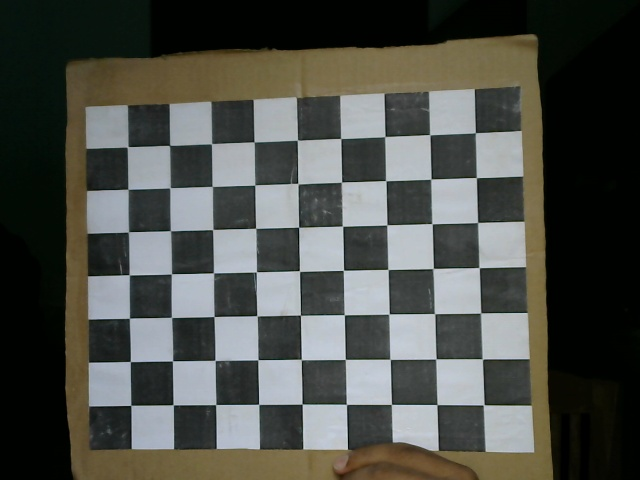
#> input picture images-static_camera/image0.jpg, 640 x 480 px; its folder holds only this picture in this run
$ python undistortImage.py
#> lines starting #> are read from the running program, lines starting #| are printed output that depends on the picture
"""
Created on Mon Feb 21 10:08:05 2022

@author: Bimalka Piyaruwan
@script: undistortImage.py
@description: This script undistorts the image using the calibration parameters.
@sources:
    https://github.com/smidm/video2calibration/blob/master/undistort.py

"""
# Importing the required libraries
import cv2 as cv
import numpy as np
import glob
import  yaml


# calibration = {   'ret': ret,
#                   'mtx': mtx.tolist(),
#                   'dist': dist.tolist(),

with open('./LogitechC310_static_checkerboard.yaml', 'r') as stream:
    try:
        calib_params = yaml.safe_load(stream)
    except yaml.YAMLError as exc:
        print(exc)

# path to distorted images
images = glob.glob('./images-static_camera/*.jpg')
# images = glob.glob('./images-static_checkerboard/*.jpg')
ImageCount = 0

for fname in images:
    # read the image
    img = cv.imread(fname)
#> img is the input picture: shape (480, 640, 3); mean B, G, R 73.2, 78.8, 76.8
    h,  w = img.shape[:2]
#> h = 480; w = 640

    # extract camera matrix and distortion coefficients from yaaml file
    mtx = np.array(calib_params['mtx']).reshape(3,3)
    dist = np.array(calib_params['dist']).reshape(1,5)

    # get the new camera matrix
    newcameramtx, roi = cv.getOptimalNewCameraMatrix(mtx, dist, (w,h), 1, (w,h))
#> roi = (5, 5, 630, 469)

    # undistort the image
    dst = cv.undistort(img, mtx, dist, None, newcameramtx)
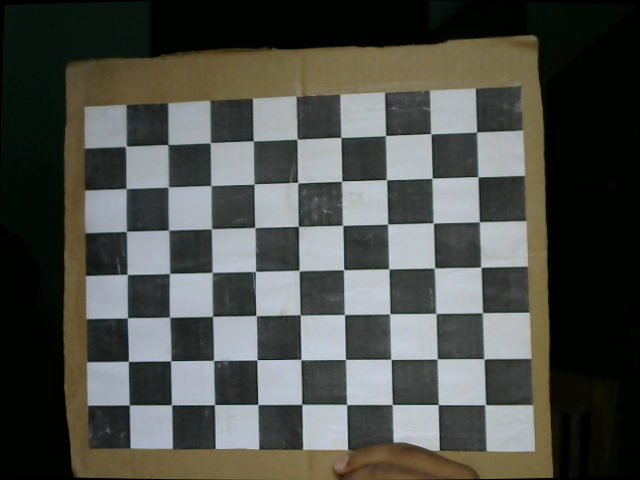
#> dst: shape (480, 640, 3); mean B, G, R 73.7, 79.2, 77.2

    # crop the image depending on the region of interest
    x, y, w, h = roi
#> x = 5; y = 5; w = 630; h = 469
    dst = dst[y:y+h, x:x+w]
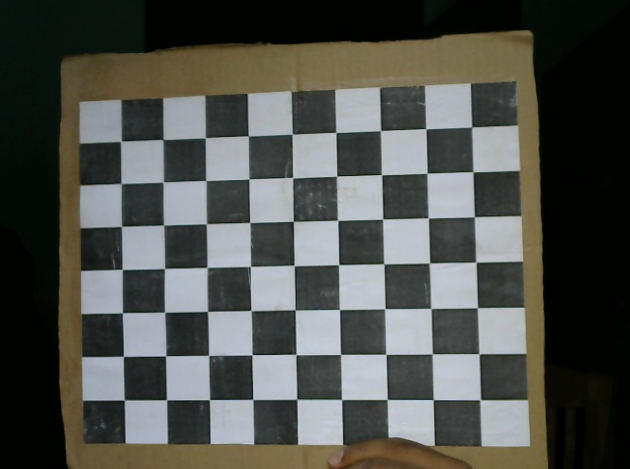
#> dst: shape (469, 630, 3); mean B, G, R 76.1, 81.4, 79.3

    # save the image
    cv.imwrite('./undistorted_images/' + 'image'+ str(ImageCount) +'.jpg', dst)

    # show the image
    cv.imshow('Undistorted Image' + str(ImageCount), dst)
    cv.waitKey(0)
    ImageCount += 1

# close all windows
cv.destroyAllWindows()

$ run again, on images-static_camera/image12.jpg
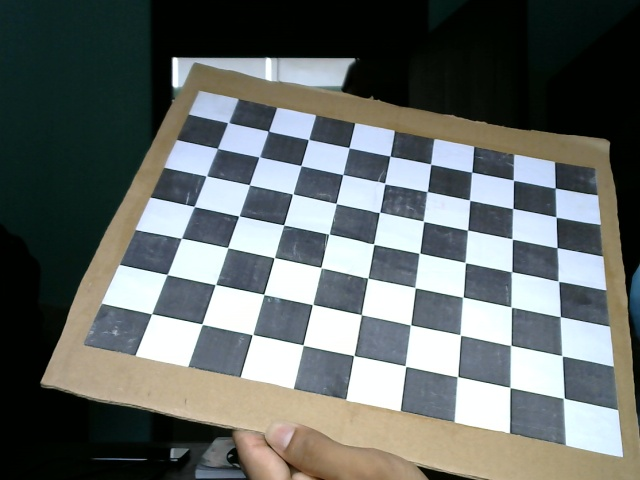
#> input picture images-static_camera/image12.jpg, 640 x 480 px
#> img is the input picture: shape (480, 640, 3); mean B, G, R 105.2, 107.5, 101.8
#> `dst = cv.undistort(img, mtx, dist, None, newcameramtx)`:
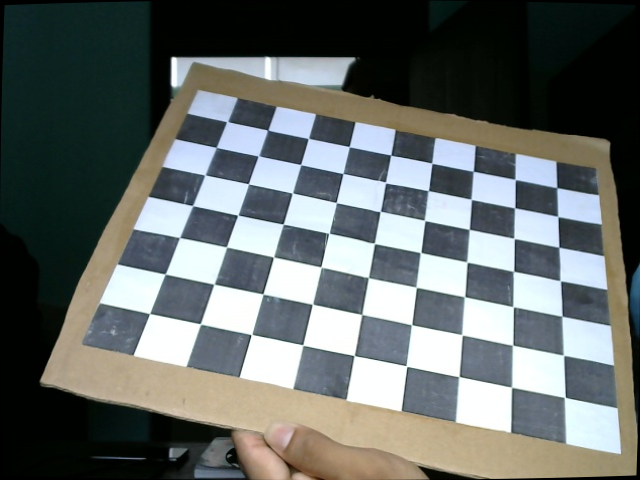
#> dst: shape (480, 640, 3); mean B, G, R 105.5, 107.6, 102
#> `dst = dst[y:y+h, x:x+w]`:
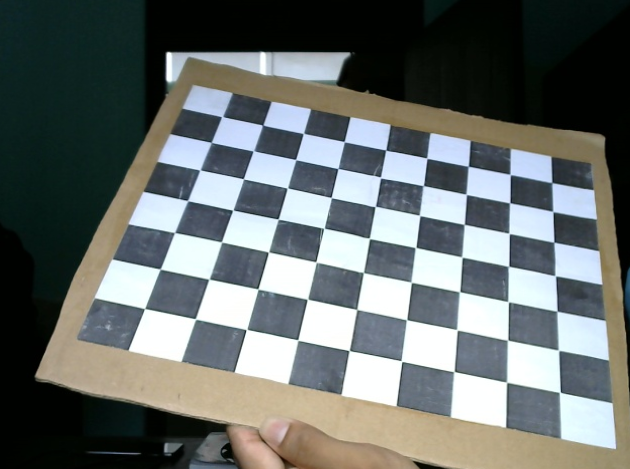
#> dst: shape (469, 630, 3); mean B, G, R 108.6, 110.6, 104.9

$ run again, on images-static_camera/image13.jpg
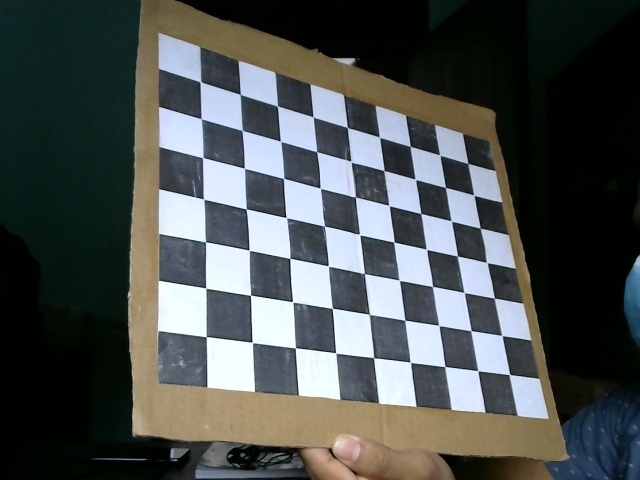
#> input picture images-static_camera/image13.jpg, 640 x 480 px
#> img is the input picture: shape (480, 640, 3); mean B, G, R 80.2, 81.8, 76.8
#> `dst = cv.undistort(img, mtx, dist, None, newcameramtx)`:
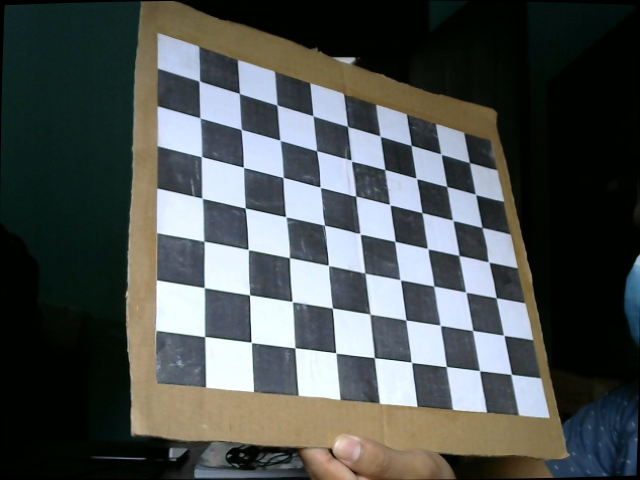
#> dst: shape (480, 640, 3); mean B, G, R 80.7, 82.2, 77.3
#> `dst = dst[y:y+h, x:x+w]`:
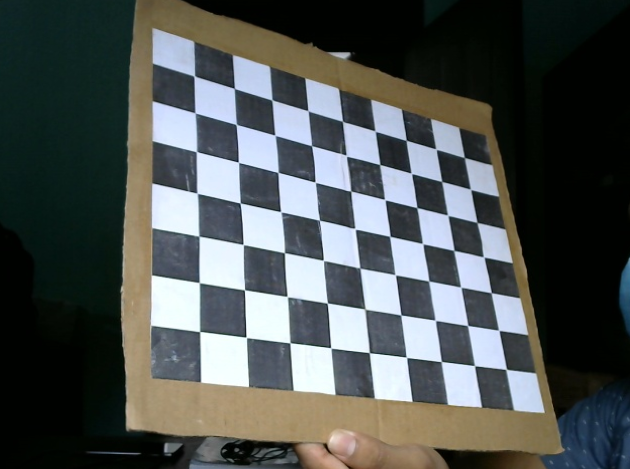
#> dst: shape (469, 630, 3); mean B, G, R 83, 84.5, 79.5

$ run again, on images-static_camera/image14.jpg
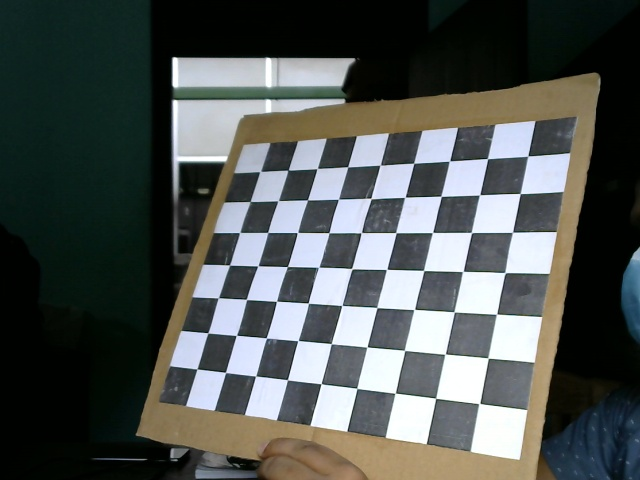
#> input picture images-static_camera/image14.jpg, 640 x 480 px
#> img is the input picture: shape (480, 640, 3); mean B, G, R 82.3, 84.9, 80.1
#> `dst = cv.undistort(img, mtx, dist, None, newcameramtx)`:
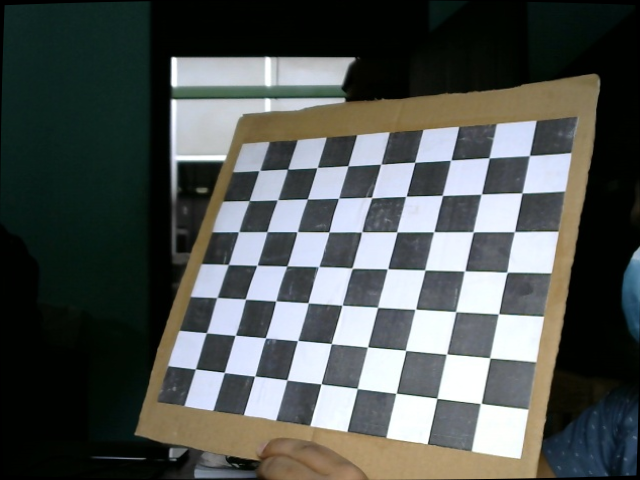
#> dst: shape (480, 640, 3); mean B, G, R 82.7, 85.2, 80.5
#> `dst = dst[y:y+h, x:x+w]`:
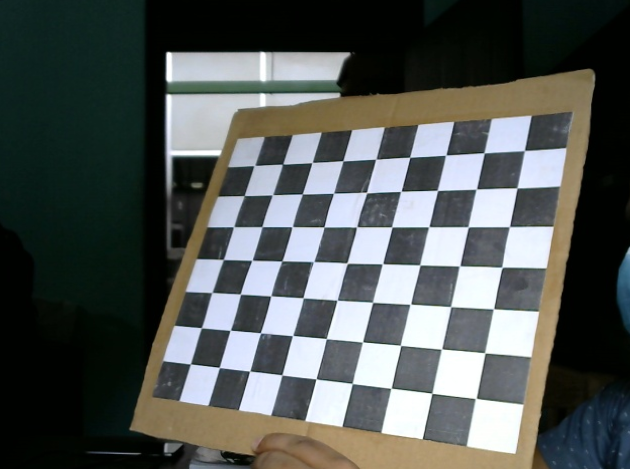
#> dst: shape (469, 630, 3); mean B, G, R 84.9, 87.4, 82.5

$ run again, on images-static_camera/image1.jpg
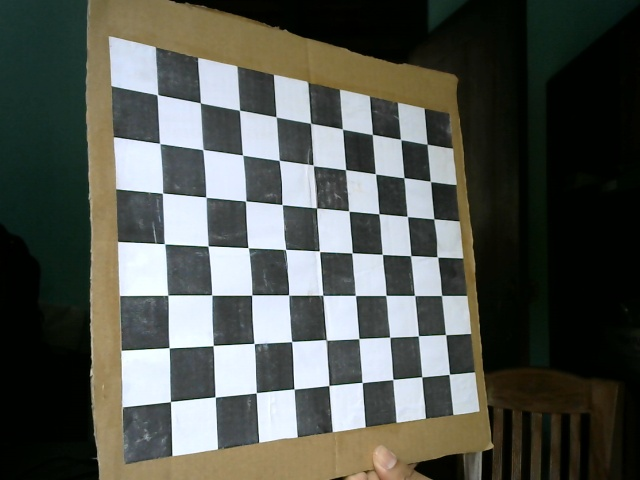
#> input picture images-static_camera/image1.jpg, 640 x 480 px
#> img is the input picture: shape (480, 640, 3); mean B, G, R 80.7, 87, 83.7
#> `dst = cv.undistort(img, mtx, dist, None, newcameramtx)`:
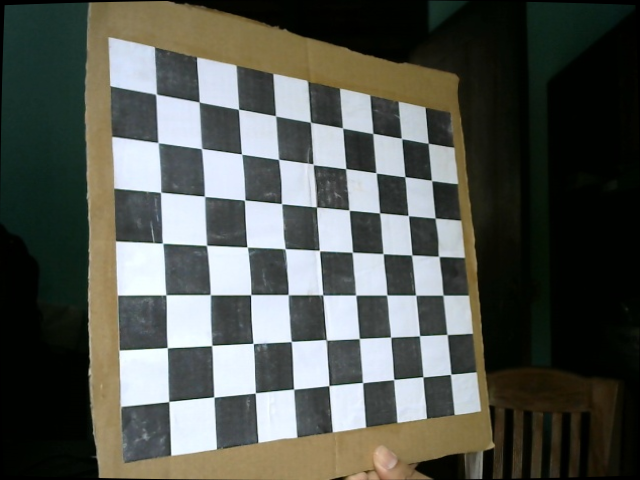
#> dst: shape (480, 640, 3); mean B, G, R 81.1, 87.3, 84
#> `dst = dst[y:y+h, x:x+w]`:
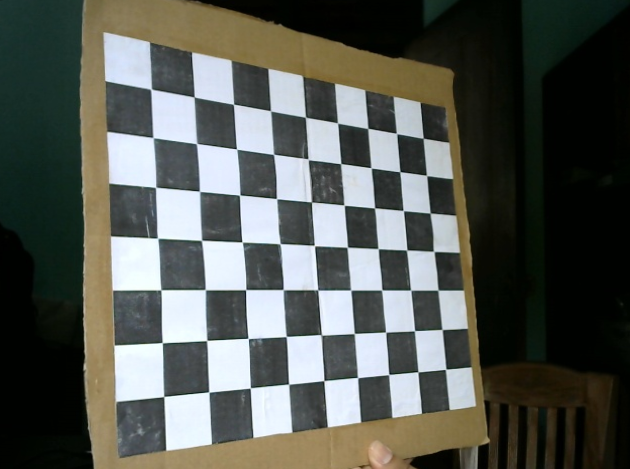
#> dst: shape (469, 630, 3); mean B, G, R 83.5, 89.5, 86.1
